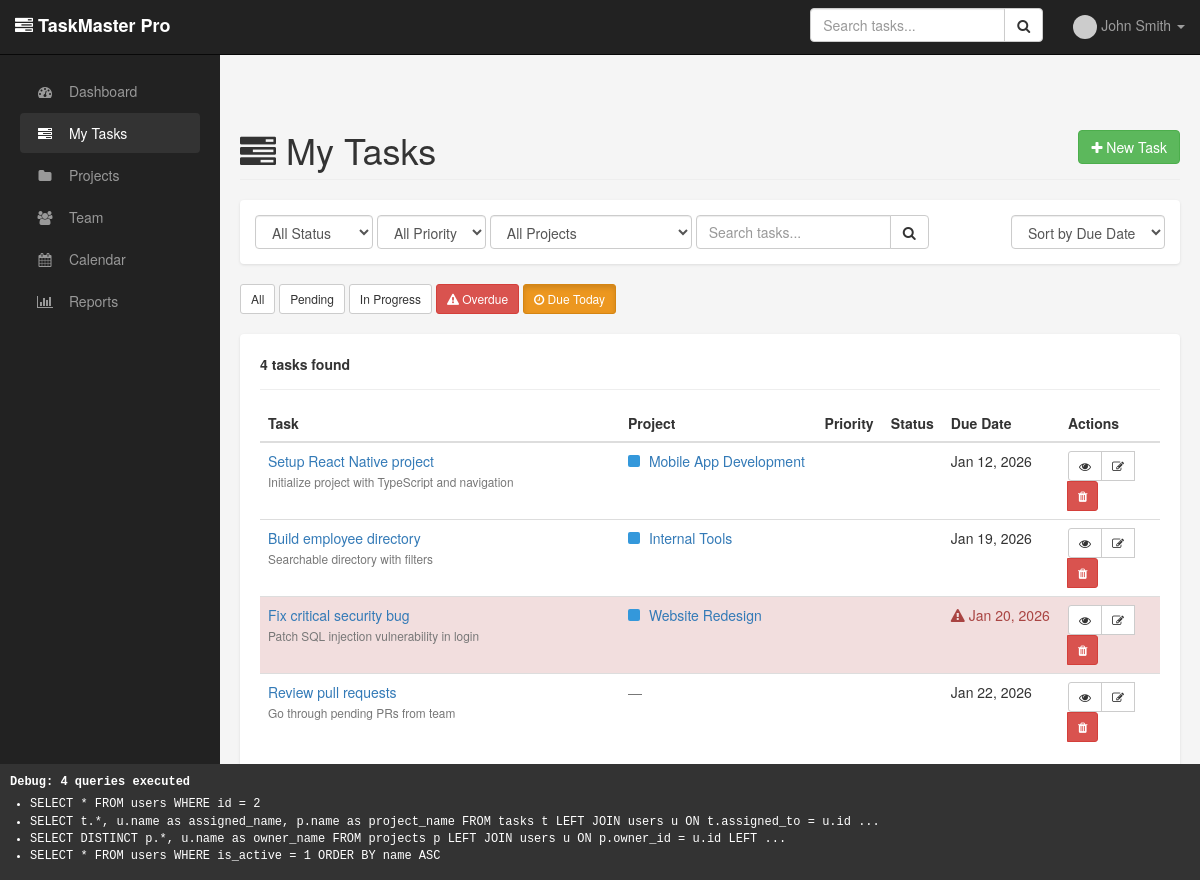
Page /tasks.php?filter=today (signed in) on the committed database.
### tables this page shows
CREATE TABLE users (
    id INT AUTO_INCREMENT PRIMARY KEY,
    email VARCHAR(100) NOT NULL,
    password VARCHAR(100) NOT NULL,   
    name VARCHAR(100) NOT NULL,
    role ENUM('admin', 'manager', 'user') DEFAULT 'user',
    avatar VARCHAR(255),
    department VARCHAR(100),
    phone VARCHAR(50),
    is_active TINYINT(1) DEFAULT 1,
    last_login DATETIME,
    created_at DATETIME,
    updated_at DATETIME,
    UNIQUE KEY unique_email (email)
     
);

CREATE TABLE tasks (
    id INT AUTO_INCREMENT PRIMARY KEY,
    project_id INT,            
    title VARCHAR(200) NOT NULL,
    description TEXT,
    priority ENUM('low', 'medium', 'high', 'critical') DEFAULT 'medium',
    status ENUM('pending', 'in_progress', 'review', 'completed', 'cancelled') DEFAULT 'pending',
    assigned_to INT,           
    created_by INT NOT NULL,   
    due_date DATE,
    estimated_hours DECIMAL(5, 2) DEFAULT 0,
    actual_hours DECIMAL(5, 2) DEFAULT 0,
    tags VARCHAR(500),         
    created_at DATETIME,
    updated_at DATETIME,
    completed_at DATETIME
     
);

CREATE TABLE projects (
    id INT AUTO_INCREMENT PRIMARY KEY,
    name VARCHAR(200) NOT NULL,
    description TEXT,
    status ENUM('active', 'on_hold', 'completed', 'cancelled') DEFAULT 'active',
    owner_id INT NOT NULL,   
    start_date DATE,
    end_date DATE,
    budget DECIMAL(10, 2) DEFAULT 0,
    color VARCHAR(7) DEFAULT '#3498db',
    created_at DATETIME,
    updated_at DATETIME
     
);

### includes/functions.php (called while the page is built, shortened)
<?php
require_once dirname(__FILE__) . '/database.php';
function is_logged_in() {
    return isset($_SESSION['user_id']) && $_SESSION['user_id'] > 0;
}
function get_current_user_data() {
    $user_id = $_SESSION['user_id'];
    $sql = "SELECT * FROM users WHERE id = $user_id";
    $result = db_query($sql);
    if ($result && db_num_rows($result) > 0) {
        $user = db_fetch_row($result);
        unset($user['password']);
        return $user;
    }
    return null;
}
function format_date($date, $format = 'M d, Y') {
    return date($format, strtotime($date));
}
function truncate_text($text, $length = 100) {
    if (strlen($text) <= $length) {
        return $text;
    }
    return substr($text, 0, $length) . '...';
}

### includes/database.php (called while the page is built, shortened)
<?php
function db_connect() {
    return $GLOBALS['db_connection'];
}
function db_query($sql) {
    $conn = db_connect();
    $result = $conn->query($sql);
    return $result;
}
function db_fetch_row($result) {
    if ($result instanceof mysqli_result) {
        return $result->fetch_assoc();
    }
    return null;
}
function db_fetch_all($result) {
    $rows = array();
    if ($result instanceof mysqli_result) {
        while ($row = $result->fetch_assoc()) {
            $rows[] = $row;
        }
    }
    return $rows;
}
function db_num_rows($result) {
    if ($result instanceof mysqli_result) {
        return $result->num_rows;
    }
    return 0;
}
function db_escape($string) {
    $conn = db_connect();
    return $conn->real_escape_string($string);
}

### classes/Task.php (called while the page is built, shortened)
<?php
require_once dirname(__FILE__) . '/../includes/database.php';
require_once dirname(__FILE__) . '/../includes/functions.php';
class Task {
    function get_tasks($filters = array()) {
        $where = array('1=1');
        if (!empty($filters['assigned_to'])) {
            $where[] = "assigned_to = " . intval($filters['assigned_to']);
        }
        if (!empty($filters['due_before'])) {
            $where[] = "due_date <= '" . db_escape($filters['due_before']) . "'";
        }
        $where_sql = implode(' AND ', $where);
        $order = isset($filters['order']) ? db_escape($filters['order']) : 'created_at DESC';
        $sql = "SELECT t.*, u.name as assigned_name, p.name as project_name
                FROM tasks t
                LEFT JOIN users u ON t.assigned_to = u.id
                LEFT JOIN projects p ON t.project_id = p.id
                WHERE $where_sql
                ORDER BY $order";
        $result = db_query($sql);
        return db_fetch_all($result);
    }
}

### tasks.php (the view, shortened to what this page needs)
<?php
require_once 'templates/header.php';
require_once 'classes/Task.php';
$user_id = $_SESSION['user_id'];
$filter_status = isset($_GET['status']) ? $_GET['status'] : '';
$filter_priority = isset($_GET['priority']) ? $_GET['priority'] : '';
$filter_project = isset($_GET['project']) ? $_GET['project'] : '';
$filter_search = isset($_GET['search']) ? $_GET['search'] : '';
$sort = isset($_GET['sort']) ? $_GET['sort'] : 'due_date';
$order = isset($_GET['order']) ? $_GET['order'] : 'ASC';
$filter_overdue = isset($_GET['filter']) && $_GET['filter'] == 'overdue';
$filter_today = isset($_GET['filter']) && $_GET['filter'] == 'today';
$filters = array(
    'assigned_to' => $user_id,
    'status' => $filter_status,
    'priority' => $filter_priority,
    'project_id' => $filter_project,
    'search' => $filter_search,
    'order' => "$sort $order"
);
if ($filter_today) {
    $filters['due_before'] = date('Y-m-d');
}
$task = new Task();
$tasks = $task->get_tasks($filters);
?>
<div class="row">
    <div class="col-md-12">
        <h1 class="page-header">
            <i class="fa fa-tasks"></i> My Tasks
            <a href="task_create.php" class="btn btn-success pull-right">
                <i class="fa fa-plus"></i> New Task
            </a>
        </h1>
    </div>
</div>
<div class="filter-bar">
    <form method="GET" action="" class="form-inline">
        <div class="form-group">
            <select name="status" class="form-control" onchange="this.form.submit()">
                <option value="">All Status</option>
            </select>
        </div>
        <div class="form-group">
            <select name="priority" class="form-control" onchange="this.form.submit()">
                <option value="">All Priority</option>
            </select>
        </div>
        <div class="form-group">
            <select name="project" class="form-control" onchange="this.form.submit()">
                <option value="">All Projects</option>
            </select>
        </div>
        <div class="form-group">
            <div class="input-group">
                <input type="text" name="search" class="form-control" placeholder="Search tasks..."
                       value="<?php echo htmlspecialchars($filter_search); ?>">
                <span class="input-group-btn">
                    <button class="btn btn-default" type="submit"><i class="fa fa-search"></i></button>
                </span>
            </div>
        </div>
        <div class="form-group pull-right">
            <select name="sort" class="form-control" onchange="this.form.submit()">
                <option value="due_date" <?php echo $sort == 'due_date' ? 'selected' : ''; ?>>Sort by Due Date</option>
            </select>
        </div>
    </form>
</div>
<div style="margin-bottom: 20px;">
    <a href="tasks.php" class="btn btn-default btn-sm <?php echo empty($_GET) ? 'active' : ''; ?>">All</a>
    <a href="tasks.php?status=pending" class="btn btn-default btn-sm <?php echo $filter_status == 'pending' ? 'active' : ''; ?>">Pending</a>
    <a href="tasks.php?status=in_progress" class="btn btn-default btn-sm <?php echo $filter_status == 'in_progress' ? 'active' : ''; ?>">In Progress</a>
    <a href="tasks.php?filter=overdue" class="btn btn-danger btn-sm <?php echo $filter_overdue ? 'active' : ''; ?>">
        <i class="fa fa-exclamation-triangle"></i> Overdue
    </a>
    <a href="tasks.php?filter=today" class="btn btn-warning btn-sm <?php echo $filter_today ? 'active' : ''; ?>">
        <i class="fa fa-clock-o"></i> Due Today
    </a>
</div>
<div class="card">
    <div class="card-header">
        <strong><?php echo count($tasks); ?> tasks found</strong>
    </div>
    <?php if (empty($tasks)): ?>
        <div class="text-center" style="padding: 60px;">
            <i class="fa fa-inbox fa-4x text-muted"></i>
            <h3>No tasks found</h3>
            <p class="text-muted">
                <?php if (!empty($filter_search)): ?>
                    No tasks match your search criteria.
                <?php else: ?>
                    Create your first task to get started!
                <?php endif; ?>
            </p>
            <a href="task_create.php" class="btn btn-primary">
                <i class="fa fa-plus"></i> Create Task
            </a>
        </div>
    <?php else: ?>
        <table class="table table-hover" style="margin: 0;">
            <thead>
                <tr>
                    <th width="40%">Task</th>
                    <th>Project</th>
                    <th>Priority</th>
                    <th>Status</th>
                    <th>Due Date</th>
                    <th width="100">Actions</th>
                </tr>
            </thead>
            <tbody>
                <?php foreach ($tasks as $t): ?>
                    <?php
                    $is_overdue = !empty($t['due_date']) && $t['status'] != 'completed' && strtotime($t['due_date']) < strtotime('today');
                    ?>
                    <tr class="<?php echo $is_overdue ? 'danger' : ''; ?>">
                        <td>
                            <a href="task.php?id=<?php echo $t['id']; ?>" style="font-weight: 500;">
                                <?php echo htmlspecialchars($t['title']); ?>
                            </a>
                            <?php if ($t['description']): ?>
                                <br><small class="text-muted"><?php echo htmlspecialchars(truncate_text($t['description'], 80)); ?></small>
                            <?php endif; ?>
                        </td>
                        <td>
                            <?php if ($t['project_name']): ?>
                                <span class="project-color" style="background: <?php echo isset($t['color']) ? $t['color'] : '#3498db'; ?>"></span>
                                <a href="project.php?id=<?php echo $t['project_id']; ?>">
                                    <?php echo htmlspecialchars($t['project_name']); ?>
                                </a>
                            <?php else: ?>
                                <span class="text-muted">—</span>
                            <?php endif; ?>
                        </td>
                        <td><?php echo get_priority_badge($t['priority']); ?></td>
                        <td><?php echo get_status_badge($t['status']); ?></td>
                        <td>
                            <?php if ($t['due_date']): ?>
                                <span class="<?php echo $is_overdue ? 'text-danger' : ''; ?>">
                                    <?php echo $is_overdue ? '<i class="fa fa-exclamation-triangle"></i> ' : ''; ?>
                                    <?php echo format_date($t['due_date']); ?>
                                </span>
                            <?php else: ?>
                                <span class="text-muted">—</span>
                            <?php endif; ?>
                        </td>
                        <td>
                            <div class="btn-group btn-group-sm">
                                <a href="task.php?id=<?php echo $t['id']; ?>" class="btn btn-default" title="View">
                                    <i class="fa fa-eye"></i>
                                </a>
                                <a href="task_edit.php?id=<?php echo $t['id']; ?>" class="btn btn-default" title="Edit">
                                    <i class="fa fa-edit"></i>
                                </a>
                                <a href="task_delete.php?id=<?php echo $t['id']; ?>" class="btn btn-danger"
                                   data-confirm="Are you sure you want to delete this task?" title="Delete">
                                    <i class="fa fa-trash"></i>
                                </a>
                            </div>
                        </td>
                    </tr>
                <?php endforeach; ?>
            </tbody>
        </table>
    <?php endif; ?>
</div>
<?php require_once 'templates/footer.php'; ?>

### templates/header.php (shortened to what this page needs)
<?php
require_once dirname(__FILE__) . '/../includes/functions.php';
$current_user = get_current_user_data();
$current_page = basename($_SERVER['PHP_SELF'], '.php');
?>
<!DOCTYPE html>
<html lang="en">
<head>
    <link rel="stylesheet" href="https://maxcdn.bootstrapcdn.com/bootstrap/3.3.7/css/bootstrap.min.css">
    <link rel="stylesheet" href="https://maxcdn.bootstrapcdn.com/font-awesome/4.7.0/css/font-awesome.min.css">
</head>
<body>
    <nav class="navbar navbar-inverse navbar-fixed-top">
        <div class="container-fluid">
            <div class="navbar-header">
                <a class="navbar-brand" href="<?php echo APP_URL; ?>/dashboard.php">
                    <i class="fa fa-tasks"></i> <?php echo APP_NAME; ?>
                </a>
            </div>
            <div id="navbar" class="navbar-collapse collapse">
                <ul class="nav navbar-nav navbar-right">
                    <?php if ($current_user): ?>
                        <li class="dropdown">
                            <a href="#" class="dropdown-toggle" data-toggle="dropdown">
                                <img src="<?php echo $current_user['avatar'] ? APP_URL . '/uploads/' . $current_user['avatar'] : 'https://www.gravatar.com/avatar/?d=mp'; ?>" class="avatar avatar-sm">
                                <?php echo htmlspecialchars($current_user['name']); ?>
                                <span class="caret"></span>
                            </a>
                        </li>
                    <?php else: ?>
                        <li><a href="<?php echo APP_URL; ?>/login.php">Login</a></li>
                    <?php endif; ?>
                </ul>
                <?php if ($current_user): ?>
                <form class="navbar-form navbar-right" action="<?php echo APP_URL; ?>/search.php" method="GET">
                    <div class="input-group">
                        <input type="text" name="q" class="form-control" placeholder="Search tasks...">
                        <span class="input-group-btn">
                            <button class="btn btn-default" type="submit"><i class="fa fa-search"></i></button>
                        </span>
                    </div>
                </form>
                <?php endif; ?>
            </div>
        </div>
    </nav>
    <?php if ($current_user): ?>
    <div class="sidebar">
        <ul class="nav nav-pills nav-stacked">
            <li class="<?php echo $current_page == 'dashboard' ? 'active' : ''; ?>">
                <a href="<?php echo APP_URL; ?>/dashboard.php"><i class="fa fa-dashboard"></i> Dashboard</a>
            </li>
            <li class="<?php echo $current_page == 'tasks' ? 'active' : ''; ?>">
                <a href="<?php echo APP_URL; ?>/tasks.php"><i class="fa fa-tasks"></i> My Tasks</a>
            </li>
            <li class="<?php echo $current_page == 'projects' ? 'active' : ''; ?>">
                <a href="<?php echo APP_URL; ?>/projects.php"><i class="fa fa-folder"></i> Projects</a>
            </li>
            <?php if (FEATURE_TEAMS): ?>
            <li class="<?php echo $current_page == 'team' ? 'active' : ''; ?>">
                <a href="<?php echo APP_URL; ?>/team.php"><i class="fa fa-users"></i> Team</a>
            </li>
            <?php endif; ?>
            <li class="<?php echo $current_page == 'calendar' ? 'active' : ''; ?>">
                <a href="<?php echo APP_URL; ?>/calendar.php"><i class="fa fa-calendar"></i> Calendar</a>
            </li>
            <li class="<?php echo $current_page == 'reports' ? 'active' : ''; ?>">
                <a href="<?php echo APP_URL; ?>/reports.php"><i class="fa fa-bar-chart"></i> Reports</a>
            </li>
        </ul>
    </div>
    <?php endif; ?>
    <div class="<?php echo $current_user ? 'main-content' : 'container'; ?>">

### rows in the picture
users: name "John Smith"
tasks: title "Setup React Native project", description "Initialize project with TypeScript and navigation", project.name "Mobile App Development", due_date "Jan 12, 2026"
tasks: title "Build employee directory", description "Searchable directory with filters", project.name "Internal Tools", due_date "Jan 19, 2026"
tasks: title "Fix critical security bug", description "Patch SQL injection vulnerability in login", project.name "Website Redesign", status "pending" (drawn), due_date "Jan 20, 2026"
tasks: title "Review pull requests", description "Go through pending PRs from team", due_date "Jan 22, 2026"

### other values in the picture
APP_NAME "TaskMaster Pro"
count($tasks) "4"
count($GLOBALS['query_log']) "4"
truncate_text($query['sql'], 150) "SELECT * FROM users WHERE id = 2"
truncate_text($query['sql'], 150) "SELECT t.*, u.name as assigned_name, p.name as project_name FROM tasks t LEFT JOIN users u ON t.assigned_to = u.id ..."
truncate_text($query['sql'], 150) "SELECT DISTINCT p.*, u.name as owner_name FROM projects p LEFT JOIN users u ON p.owner_id = u.id LEFT ..."
truncate_text($query['sql'], 150) "SELECT * FROM users WHERE is_active = 1 ORDER BY name ASC"
